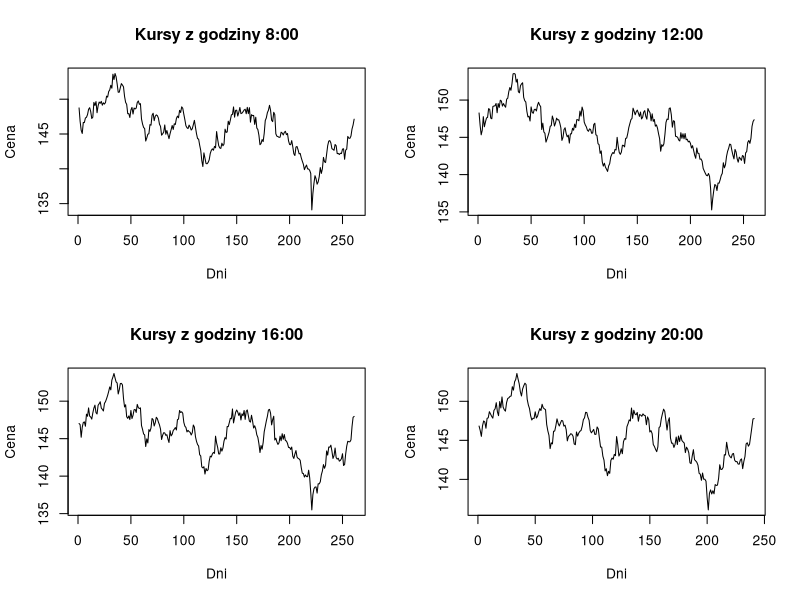
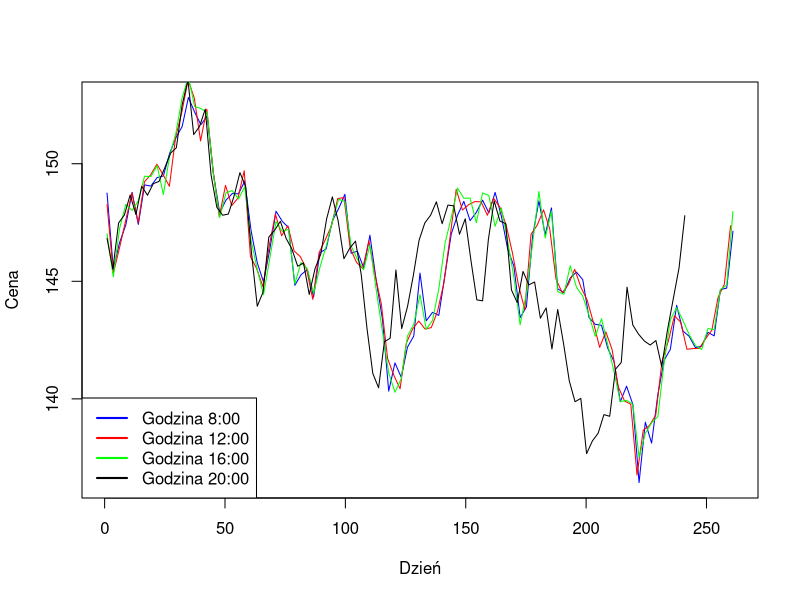
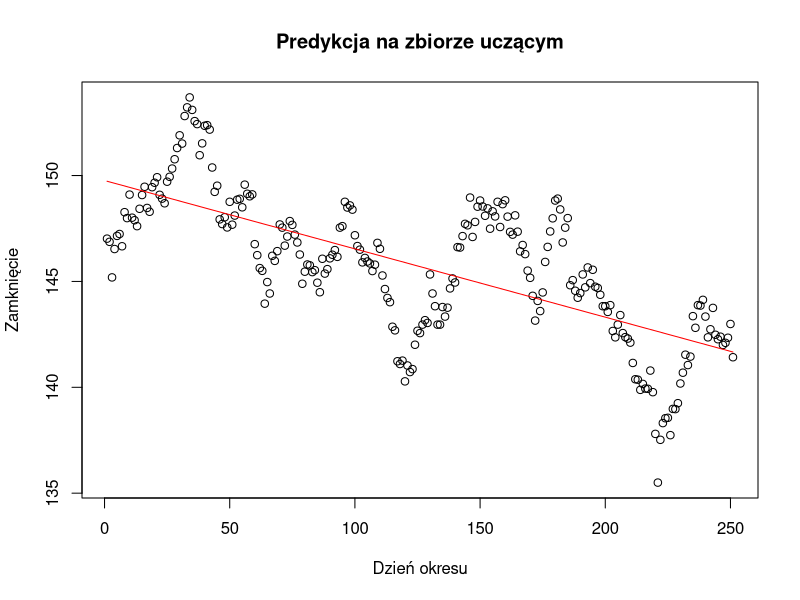
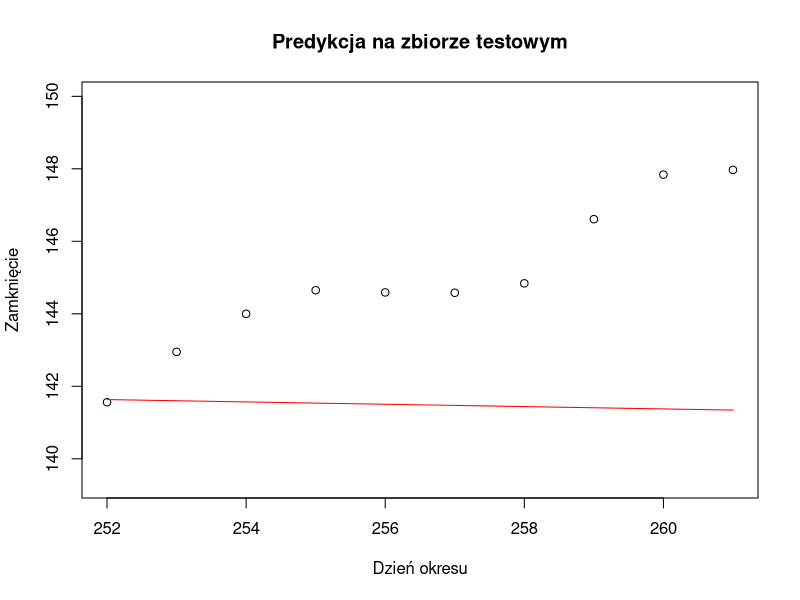
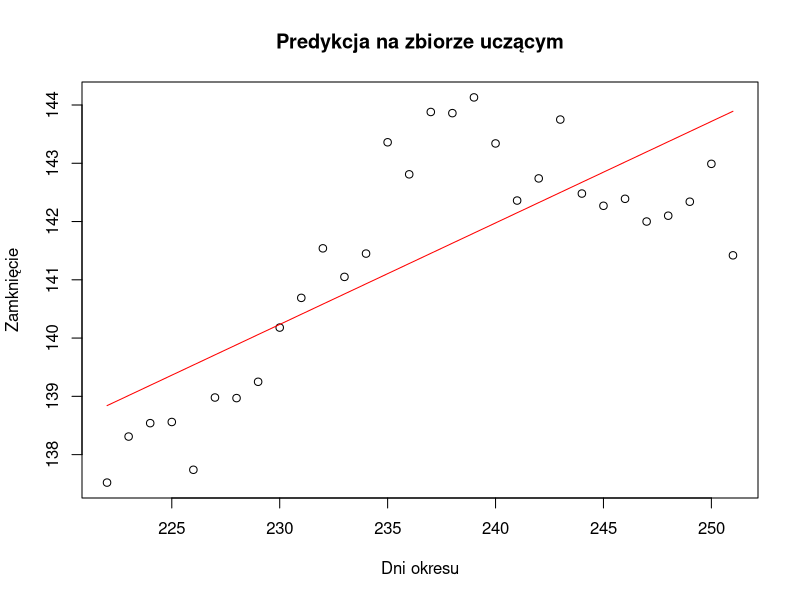
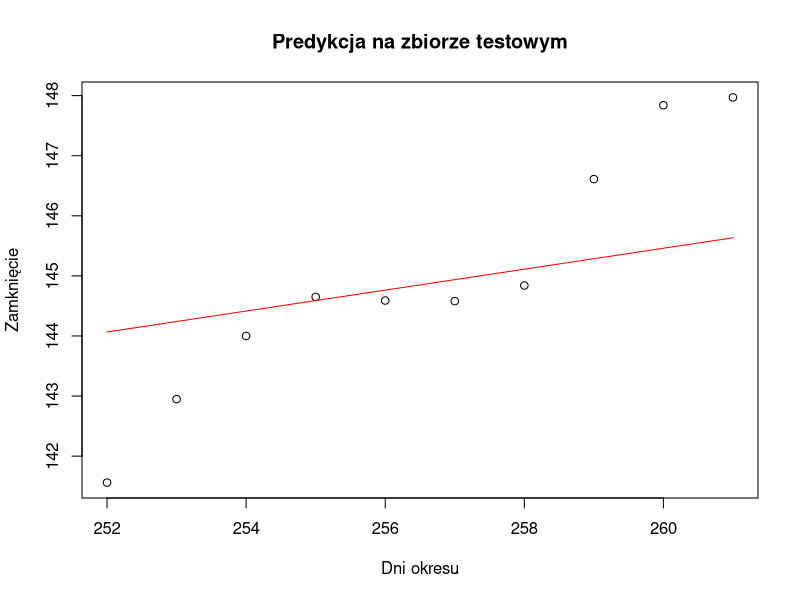

Source code (R) for these figures, in order:
## ---- chunk 1
knitr::opts_chunk$set(echo = TRUE)
## ---- chunk 2
data_all <- read.csv2(file = 'GBP-JPYg.csv', header = TRUE)
data_8 <- data_all[data_all$godzina == 80000, ]
data_12 <- data_all[data_all$godzina == 120000, ]
data_16 <- data_all[data_all$godzina == 160000, ]
data_20 <- data_all[data_all$godzina == 200000, ]

head(data_8)

## ---- chunk 3
par(mfrow = c(2, 2))
plot(1:length(data_8$data), data_8$zamkniecie, type = "l", main = "Kursy z godziny 8:00", xlab = "Dni", ylab = "Cena")
plot(1:length(data_12$data), data_12$zamkniecie, type = "l", main = "Kursy z godziny 12:00", xlab = "Dni", ylab = "Cena")
plot(1:length(data_16$data), data_16$zamkniecie, type = "l", main = "Kursy z godziny 16:00", xlab = "Dni", ylab = "Cena")
plot(1:length(data_20$data), data_20$zamkniecie, type = "l", main = "Kursy z godziny 20:00", xlab = "Dni", ylab = "Cena")
par(mfrow = c(1, 1))
## ---- chunk 4
curve(data_8$zamkniecie[x], from = 1, to = length(data_8$data), type = "l", xlab = "Dzień", ylab = "Cena", col = "blue")
curve(data_12$zamkniecie[x], from = 1, to = length(data_12$data), add = TRUE, type = "l", xlab = "Dzień", ylab = "Cena", col = "red")
curve(data_16$zamkniecie[x], from = 1, to = length(data_16$data), add = TRUE, type = "l", xlab = "Dzień", ylab = "Cena", col = "green")
curve(data_20$zamkniecie[x], from = 1, to = length(data_20$data), add = TRUE, type = "l", xlab = "Dzień", ylab = "Cena")
legend("bottomleft", legend = c("Godzina 8:00", "Godzina 12:00", "Godzina 16:00", "Godzina 20:00"), col = c("blue", "red", "green", "black"), lwd = 2)
## ---- chunk 5
library(dplyr)

data_16$t <- 1:length(data_16$zamkniecie)

mse <- function(dane, predykcja) 
    {
      return(mean((dane - predykcja) ^ 2))  
    }

theil <- function(dane, predykcja) 
    {
    l <- dane - predykcja
    m <- lag(dane) - dane
    return(sqrt(mean(l ^ 2) / mean(m ^ 2, na.rm = TRUE)))
    }
## ---- chunk 6
n <- 10
N <- length(data_16$zamkniecie)
data1 <- data_16[1:(N - n), ]
x1 <- data_16[(N - n + 1):N, ]
## ---- chunk 7
model1 <- lm(zamkniecie ~ t , data = data1)
summary(model1)
plot(data1$t, data1$zamkniecie, main = "Predykcja na zbiorze uczącym", xlab = "Dzień okresu", ylab = "Zamknięcie")
lines(data1$t, predict(model1), col = "red")
## ---- chunk 8
pred1 <- predict(model1, newdata = x1)
granice <- c(min(min(pred1), min(x1$zamkniecie)) - 2, max(max(pred1), x1$zamkniecie) + 2)
plot(x1$t, x1$zamkniecie, main = "Predykcja na zbiorze testowym", xlab = "Dzień okresu", ylab = "Zamknięcie", ylim = granice)
lines(x1$t, pred1, col = "red")

## ---- chunk 9
m1 <- c("Błąd śrendiokwadratowy" = mse(x1$zamkniecie, pred1), "Statystyka Theil'a" = theil(x1$zamkniecie, pred1)) 
m1
## ---- chunk 10
o <- 30
data2 <- data_16[(N - n - o + 1):(N - n), ]
x2 <- data_16[(N - n + 1):N, ]

model2 <- lm(zamkniecie ~ t, data = data2)
summary(model2)

plot(data2$t, data2$zamkniecie, main = "Predykcja na zbiorze uczącym", xlab = "Dni okresu", ylab = "Zamknięcie")
lines(data2$t, predict(model2), col = "red")

## ---- chunk 11
pred2 <- predict(model2, newdata = x2)
plot(x2$t, x2$zamkniecie, main = "Predykcja na zbiorze testowym", xlab = "Dni okresu", ylab = "Zamknięcie")
lines(x2$t, pred2, col = "red")
## ---- chunk 12
m2 <- c("Błąd śrendiokwadratowy" = mse(x2$zamkniecie, pred2), "Statystyka Theil'a" = theil(x2$zamkniecie, pred2)) 
m2
